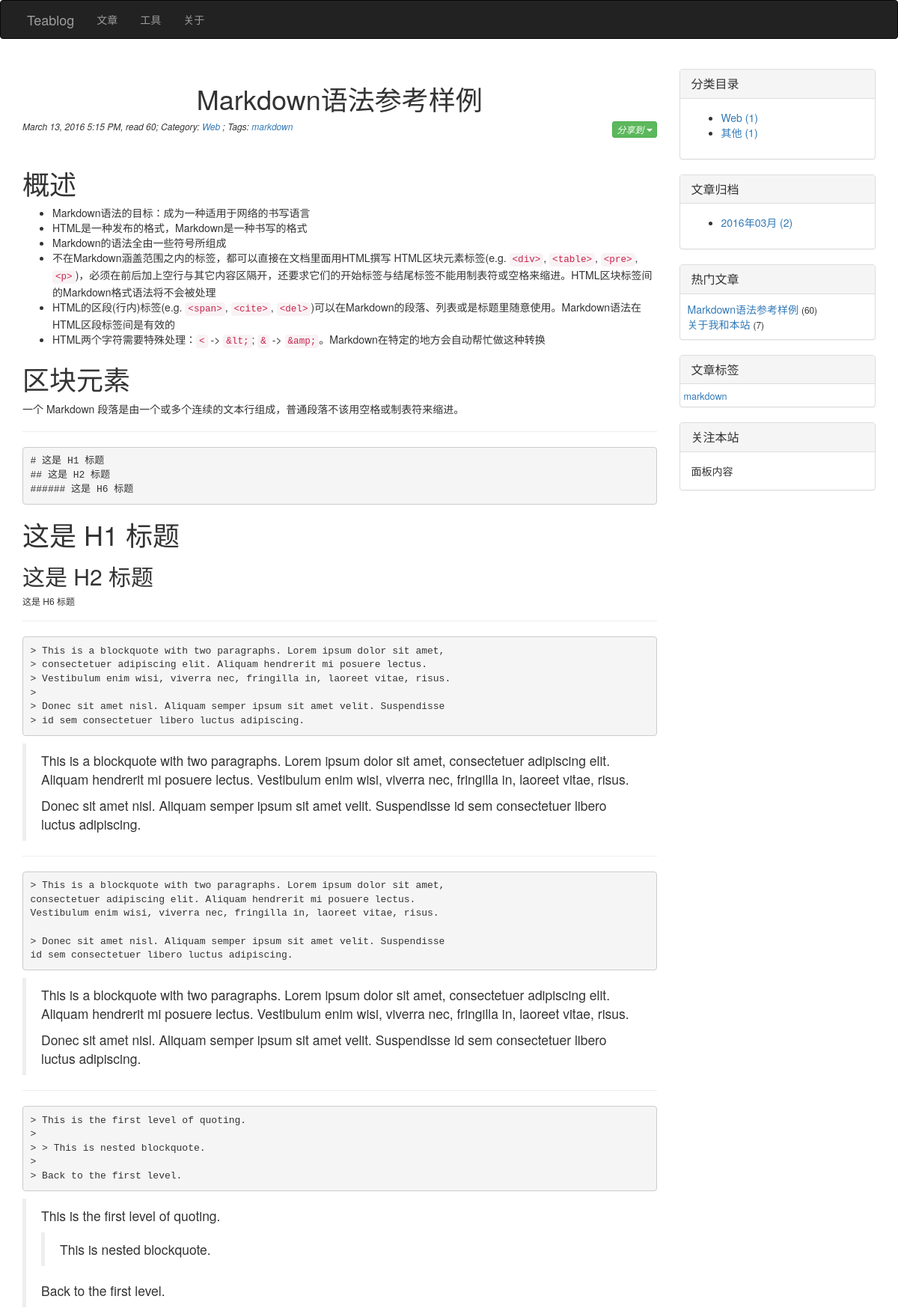
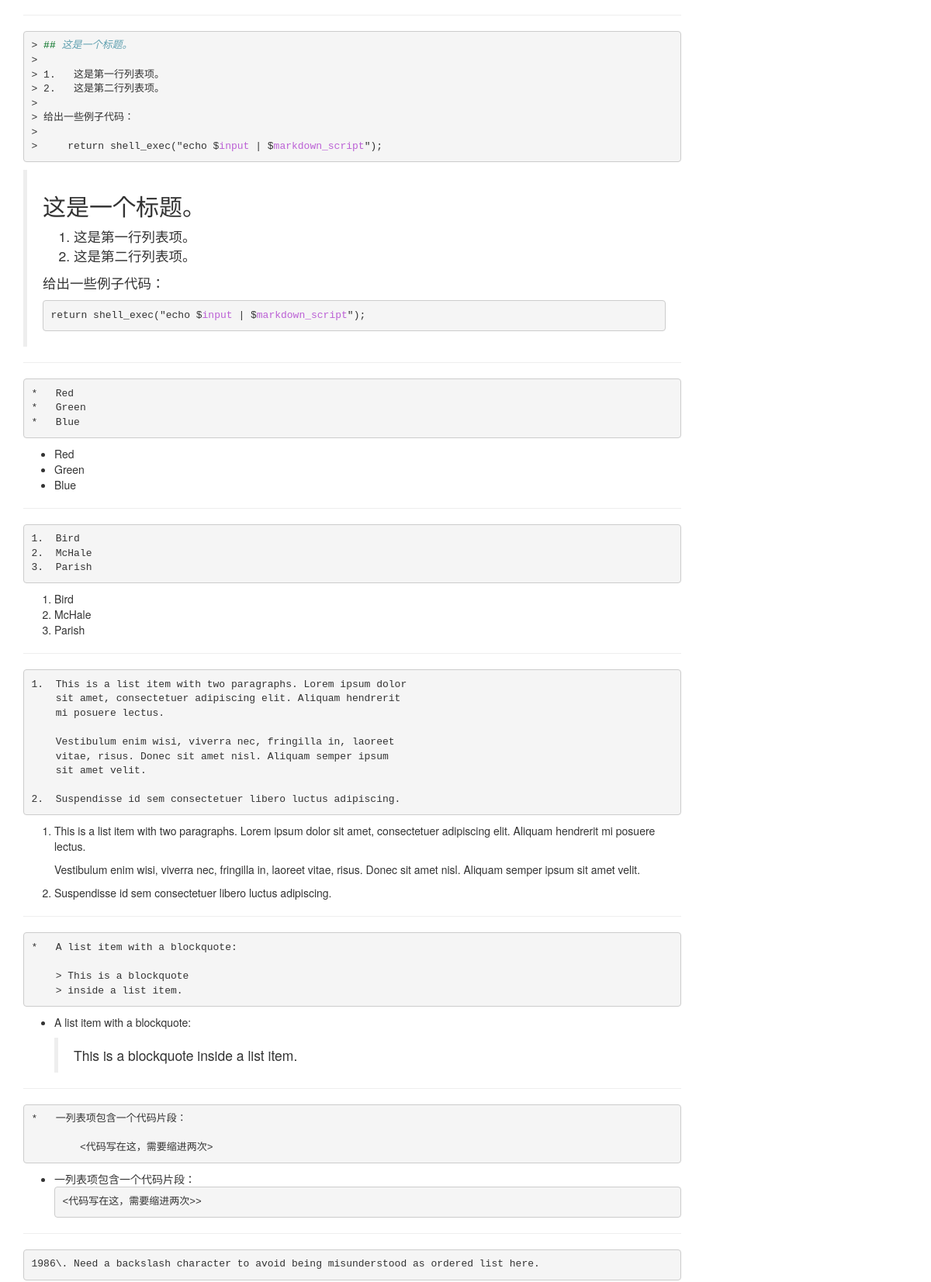
The app's page /article/2 (upper part) with its own data (2 pictures, top to bottom).
### index.py (models this page shows, shortened)
class Article(db.Model):
    __tablename__ = 'articles'
    id = db.Column(db.Integer, primary_key=True)
    title = db.Column(db.Unicode(128), unique=True, index=True, nullable=False)
    content = db.Column(db.UnicodeText) # plain-text or markdown
    content_html = db.Column(db.UnicodeText) # html
    content_pre = db.Column(db.UnicodeText) # several top lines for preview in 'index' page
    content_size = db.Column(db.Integer)
    time_created = db.Column(db.DateTime, index=True, default=datetime.now())
    time_modified = db.Column(db.DateTime, index=True, default=datetime.now())
    read_count = db.Column(db.Integer)
    private = db.Column(db.Boolean) # non-public, or hidden
    category_id = db.Column(db.Integer, db.ForeignKey('categories.id'))
    series_id = db.Column(db.Integer, db.ForeignKey('series.id'), nullable=True) # could be null
    tags = db.Column(db.Unicode(256), index=True, nullable=True) # space separated tag worlds

class Category(db.Model):
    __tablename__ = 'categories'
    id = db.Column(db.Integer, primary_key=True)
    name = db.Column(db.Unicode(32), unique=True, index=True, nullable=False)
    articles = db.relationship('Article', backref='category', lazy='dynamic')

### index.py (the view)
@app.route('/article/<int:id>')
def article(id):
    article = Article.query.filter_by(id=id).first_or_404()
    if article.private and not current_user.is_authenticated():
        flash("Private article")
        return page_not_found(Exception("Not allowed to read"))
    article.read_count += 1
    if article.tags:
        tags = article.tags.split()
    else:
        tags = None
    articles = Article.query.order_by(Article.time_modified.desc()).all()
    index = articles.index(article)
    prev = articles[index - 1] if index >= 1 else None
    next = articles[index + 1] if index < len(articles) - 1 else None
    return render_template('article.html', article=article, tags=tags, prev=prev, next=next)

### index.py (called while the page is built)
def update_tags_cache(articles=None, reverse=False):
    tags = {}
    if not articles:
        articles = Article.query.order_by(Article.title).all()
    for article in articles:
        if not article.tags:
            continue
        for tag in article.tags.split():
            tags.setdefault(tag, set())
            tags[tag].add(article)
    return sorted(tags.items(), reverse=reverse) # _list_ of item: ('tag', {art1, art2, ...})

### templates/article.html (shortened to what this page needs)
{% extends 'base.html' %}
{% block page_content %}
<div class="post">
	<h1 class="post-title text-center">{{ article.title }}</h1>
    <p class="date">
        <h6><em>
            {{ moment(article.time_modified).format('LLL') }}, read {{ article.read_count }};
            Category: <a href="{{ url_for('articles', by='category') }}#{{ article.category.name }}">{{ article.category.name }}</a>
            {% if article.tags %}; Tags:
                {% for tag in tags %}
                    <a href="{{ url_for('articles', by='tag') }}#{{ tag }}">{{ tag }}</a>
                {% endfor %}
            {% endif %}
            <span class="pull-right">{{ macros.widget_share(url="#") }}</span>
        </em></h6>
        <br/>
    </p>
    <div class="post_body">
        {% if article.content_html %}
            {{ article.content_html|safe }}
        {% else %}
            {{ article.content }}
        {% endif %}
    </div>
</div>
{% endblock %}

### templates/_macros.html (shortened to what this page needs)
{% macro widget_category(data, endpoint) %}
<div class="panel panel-default">
    <div class="panel-heading">
        <h3 class="panel-title">分类目录</h3>
    </div>
    <div class="panel-body">
        <ul>
            {% for category, num in data.items() %}
                <li>
                    <a href="{{ url_for(endpoint, by='category') }}#{{ category.name }}">
                        {{ category.name }} ({{ num }})
                    </a>
                </li>
            {% endfor %}
        </ul>
    </div>
</div>
{% endmacro %}
{% macro widget_archive(data, endpoint) %}
<div class="panel panel-default">
    <div class="panel-heading">
        <h3 class="panel-title">文章归档</h3>
    </div>
    <div class="panel-body">
        <ul>
            {% for year, months in data.items() %}
                {% for month, num in months.items() %}
                    <li>
                        <a href="{{ url_for(endpoint, by='time_created') }}#{{ year }}-{{ month }}">
                            {{ year }}年{{ "%02d"|format(month) }}月 ({{ num }})
                        </a>
                    </li>
                {% endfor %}
            {% endfor %}
        </ul>
    </div>
</div>
{% endmacro %}
{% macro widget_popular(data, endpoint) %}
<div class="panel panel-default">
    <div class="panel-heading">
        <h3 class="panel-title">热门文章</h3>
    </div>
    <div class="panel-body" style="padding: 10px 5px 10px 10px;">
        {% for article in data %}
        <a href="{{ url_for(endpoint, id=article.id) }}">{{ article.title|truncate(30, True) }}</a> <small>({{ article.read_count }})</small><br>
        {% endfor %}
    </div>
</div>
{% endmacro %}
{% macro widget_tags(data, endpoint) %}
    {% set num_min, num_max = data[0] %}
    {% set font_min, font_max = (90, 270) %}
    {% if num_min == num_max or num_min == -1 %}
    {%      set size_delta = 0 %}
    {% else %}
    {%      set size_delta = ((font_max - font_min) // (num_max - num_min)) %}
    {% endif %}
<div class="panel panel-default">
    <div class="panel-heading">
        <h3 class="panel-title">文章标签</h3>
    </div>
    <div class="panel-body" style="padding: 5px;">
        {% for tag_data in data[1:] %}
        <a href="{{ url_for(endpoint, by='tag') }}#{{ tag_data[0] }}">
            <span style="font-size:{{ (tag_data[1] - num_min) * size_delta + font_min }}%">{{ tag_data[0] }}<span>
        </a>&nbsp;
        {% endfor %}
    </div>
</div>
{% endmacro %}
{% macro widget_share(url) %}
<div class="btn-group">
   <button type="button" class="btn btn-success dropdown-toggle btn-xs" data-toggle="dropdown">
     分享到 <span class="caret"></span>
   </button>
</div>
{% endmacro %}

### static/css/pygments-css/friendly.css (style rules this page uses)
.highlight .c { color: #60a0b0; font-style: italic }
.highlight .cp { color: #007020 }
.highlight .nv { color: #bb60d5 }

### records on screen
Article: title "Markdown语法参考样例", time_modified "March 13, 2016 5:15 PM", read_count "60", tags "markdown", content_html "概述 Markdown语法的目标：成为一种适用于网络的书写语言 HTML是一种发布的格式，Markdown是一种书写的格式 Markdown的语法全由一些符号所组成 不在Markdown涵盖范围之内的标签，都可以直接在文档里面用HTML撰写 HTML区块元素标签(e.g. <div> , <table> , <pre> , <p> )，必须在前后加上空行与其它内容区隔开，还要求它们的开始标签与结尾标签不能用制表符或空格来缩进。HTML区块标签间的Markdown格式语法将不会被处理 HTML的区段(行内)标签(e.g. <span> , <cite> , <del> )可以在Markdown的段落、列表或是标题里随意使用。Markdown语法在HTML区段标签间是有效的 HTML两个字符需要特殊处理： < -> &lt; ; & -> &amp; 。Markdown在特定的地方会自动帮忙做这种转换 区块元素 一个 Markdown 段落是由一个或多个连续的文本行组成，普通段落不该用空格或制表符来缩进。 # 这是 H1 标题 ## 这是 H2 标题 ###### 这是 H6 标题 这是 H1 标题 这是 H2 标题 这是 H6 标题 > This is a blockquote with two paragraphs. Lorem ipsum dolor sit amet, > consectetuer adipiscing elit. Aliquam hendrerit mi posuere lectus. > Vestibulum enim wisi, viverra…"
Category: category.name "Web", name "Web", num "1"
Category: name "其他", id "1"
Article: title "关于我和本站", read_count "7"

### other values on screen
{{ year }} "2016"
{{ "%02d"|format(month) }} "03"
{{ num }} "2"
